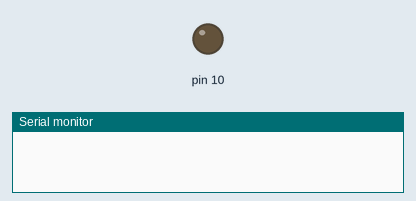
Recording of a sketch running on a simulated Arduino Uno, built with avr-gcc and run on an emulated ATmega328P. On the bench: output pins drawn as LEDs (lit = HIGH), the last lines printed to the serial monitor. Pins used as bus, display or sensor lines are not drawn.

Above: at 0.1 s.
At 2.6 s:
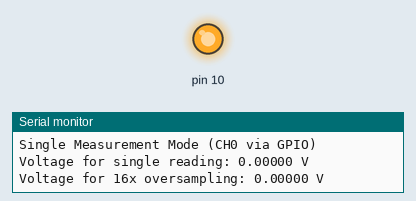
Timing chart, 0 to 4.1 s (numbered marks = the images above):
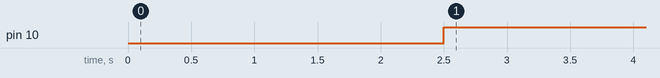

The sketch:

FlexDualChanADC_Oversampling.ino
```cpp
// (licence header left out)
#include <SPI.h>

// Chip-select pin: default to the board's CS pin for portability.
#define CS_PIN 5
//This pin controls the ADC MUX to select input channel. This is controled by the
//CH SEL pin on the Flex. by default the pin is pulled down selecting channel 1
//so you can leave unconnected. If you want to control the input channel connect
//a digital pin to CH SEL and define the pin number here
#define CH_SEL -1 //set to -1 if you don't want to use
#define CHAN_1 0 //digital logic low for channel 1
#define CHAN_2 1 //digital logic high for channel 2

// SPI clock for the ADC (reduce if your board/ADC wiring can't sustain this)
#define ADS_SPI_HZ 10000000UL  // 40MHz is the fastest rated speed of the ADC

// ADC/reference constants
#define VREF_VOLTAGE 4.096f   //2.5f or 3.3f, switch to correct vref on your Flex
#define ADC_BITS 16383.0f // 14-bit code range (0..16383)

// SPI mode/settings for the ADC (mode 0, MSB first)
SPISettings adsSettings(ADS_SPI_HZ, MSBFIRST, SPI_MODE0);
//set variable for what channel you want to use
const uint8_t chan = CHAN_1;

void setup() {
  Serial.begin(115200);
  delay(2500); // time to open Serial Monitor/Plotter

  pinMode(CS_PIN, OUTPUT);
  digitalWrite(CS_PIN, HIGH); //start CS pin high
  pinMode(CH_SEL, OUTPUT);
  digitalWrite(CH_SEL,chan); //select MUX channel you want to use, default is channel 1
  SPI.begin();
  Serial.println(F("Single Measurement Mode (CH0 via GPIO)"));
  readADS7945(0xC000);  // pipeline dummy read
  delayMicroseconds(5);


  while (true) {
    uint16_t raw;
    raw = readADS7945(0xC000)>>2; //read 16 bit value and shift 2 right to make 14 bit value
    float voltage = convertToVoltage(raw); //convert ADC code to voltage value
    Serial.print(F("Voltage for single reading: ")); Serial.print(voltage, 5); Serial.println(F(" V"));
    delay(20);
    float oRaw = oversampleReading(16);
    voltage = convertToFloatVoltage(oRaw); //convert ADC code to voltage value
    Serial.print(F("Voltage for 16x oversampling: ")); Serial.print(voltage, 5); Serial.println(F(" V"));

    Serial.println();
    delay(2000);
  }
}

void loop() {
  // not used
}

// One 16-bit framed transaction to the ADC
// will need to shift result to get correct 14 bit alignment
uint16_t readADS7945(uint16_t cmd) {
  SPI.beginTransaction(adsSettings);
  digitalWrite(CS_PIN, LOW);
  uint16_t value = SPI.transfer16(cmd);
  digitalWrite(CS_PIN, HIGH);
  SPI.endTransaction();
  return value;
}

//This function does the oversampling measurements
//input argument is the amount of readings you want to
//average together. Default is 16.
//returns the average of the readings as a float
float oversampleReading(uint16_t oSamCnt) {
  // Prime the pipeline
  readADS7945(0xC000);
  delayMicroseconds(5);
  float sum = 0;

  noInterrupts(); //turn off interupts
  SPI.beginTransaction(adsSettings);

  for (int i = 0; i < oSamCnt; i++) {
    digitalWrite(CS_PIN, LOW);
    sum += (float)(SPI.transfer16(0xC000)>>2);
    digitalWrite(CS_PIN, HIGH);
  }
  SPI.endTransaction();
  interrupts(); //turn interupts back on

  return sum / (float)oSamCnt;
}

//Takes code form the ADC and converts it to a voltage value
//this function uses various constants defined earlier in the sketch
//input argument is the ADC code and returns voltage as float
float convertToVoltage(int16_t raw_code) {
    raw_code = raw_code & 0x3FFF; //apply mask to only get the 14 bits of interest
    return (((float)raw_code /ADC_BITS) * VREF_VOLTAGE);
}

//converts a float ADC code value used for averaging to a voltage
//input argument is the measured code as a float
float convertToFloatVoltage(float raw_code) {
    return ((raw_code /ADC_BITS) * VREF_VOLTAGE);
}
```

Measured:
- by itself, pin 10: LOW → HIGH at 2.5 s
